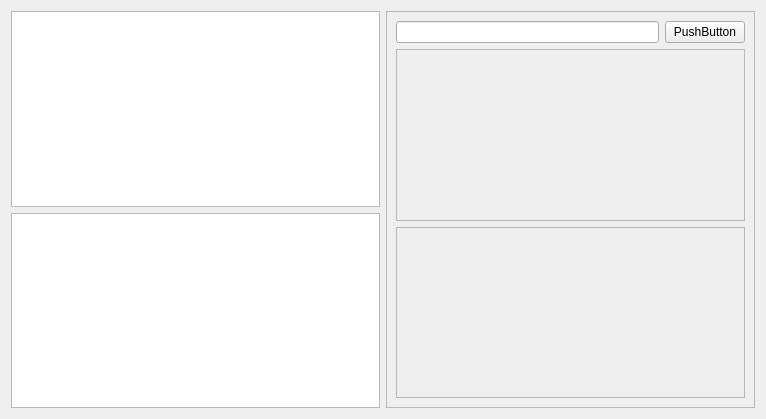
<?xml version="1.0" encoding="UTF-8"?>
<ui version="4.0">
 <class>FormCompareFriends</class>
 <widget class="QWidget" name="FormCompareFriends">
  <property name="geometry">
   <rect>
    <x>0</x>
    <y>0</y>
    <width>766</width>
    <height>419</height>
   </rect>
  </property>
  <property name="windowTitle">
   <string>Form</string>
  </property>
  <layout class="QHBoxLayout" name="horizontalLayout_2">
   <item>
    <layout class="QVBoxLayout" name="verticalLayout_2">
     <item>
      <widget class="QTableWidget" name="tableWidget"/>
     </item>
     <item>
      <widget class="QTableWidget" name="tableWidget_2"/>
     </item>
    </layout>
   </item>
   <item>
    <widget class="QFrame" name="frame">
     <property name="frameShape">
      <enum>QFrame::StyledPanel</enum>
     </property>
     <property name="frameShadow">
      <enum>QFrame::Raised</enum>
     </property>
     <layout class="QVBoxLayout" name="verticalLayout">
      <item>
       <layout class="QHBoxLayout" name="horizontalLayout">
        <item>
         <widget class="QLineEdit" name="lineEdit"/>
        </item>
        <item>
         <widget class="QPushButton" name="pushButton">
          <property name="text">
           <string>PushButton</string>
          </property>
         </widget>
        </item>
       </layout>
      </item>
      <item>
       <widget class="QScrollArea" name="scrollArea">
        <property name="widgetResizable">
         <bool>true</bool>
        </property>
        <widget class="QWidget" name="scrollAreaWidgetContents">
         <property name="geometry">
          <rect>
           <x>0</x>
           <y>0</y>
           <width>349</width>
           <height>171</height>
          </rect>
         </property>
        </widget>
       </widget>
      </item>
      <item>
       <widget class="QScrollArea" name="scrollArea_2">
        <property name="widgetResizable">
         <bool>true</bool>
        </property>
        <widget class="QWidget" name="scrollAreaWidgetContents_2">
         <property name="geometry">
          <rect>
           <x>0</x>
           <y>0</y>
           <width>349</width>
           <height>170</height>
          </rect>
         </property>
        </widget>
       </widget>
      </item>
     </layout>
    </widget>
   </item>
  </layout>
 </widget>
 <resources/>
 <connections/>
</ui>
